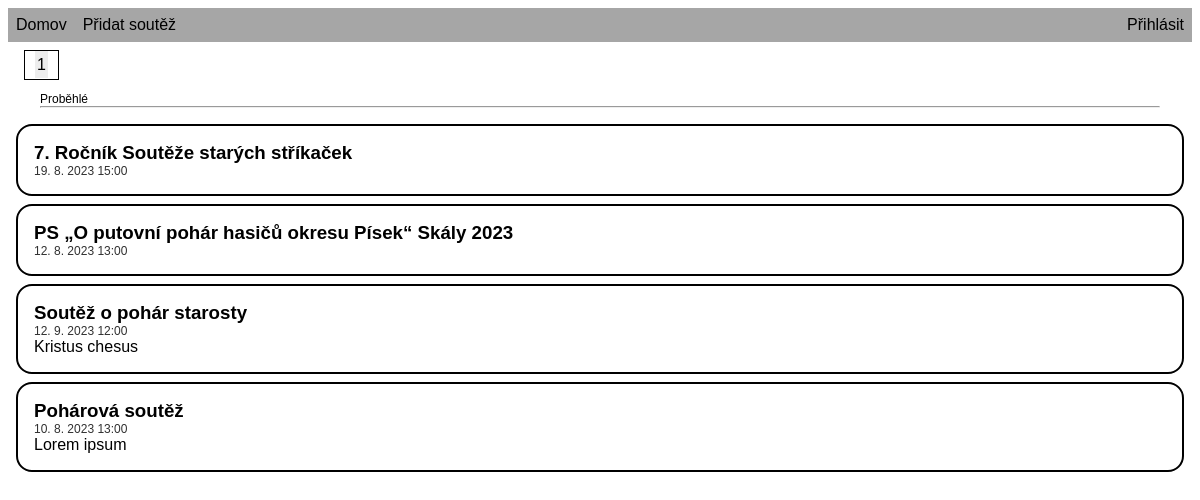
Before: / with the older database file.
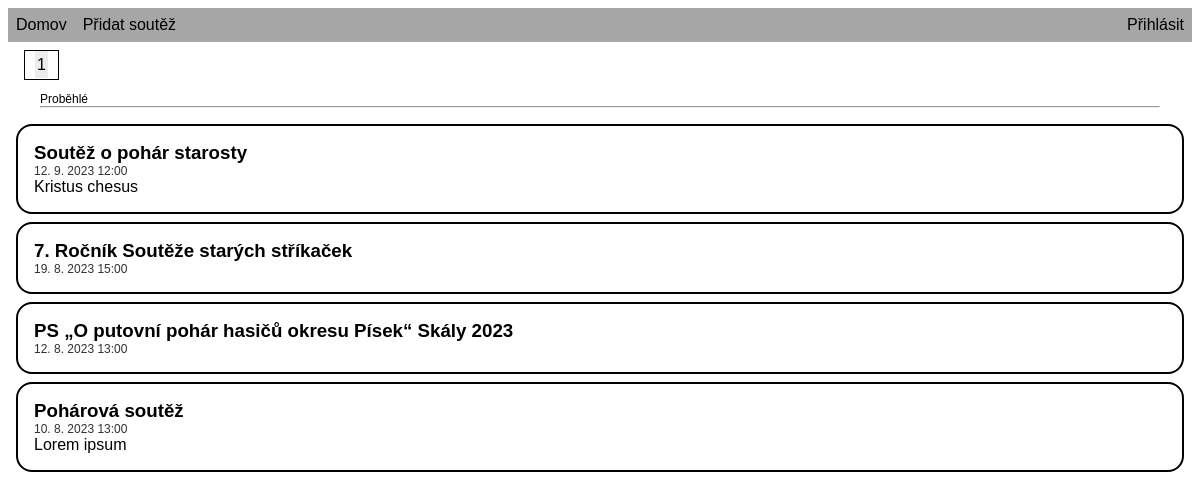
After: the same page with the newer database file.
### tables this page shows
CREATE TABLE "competition" (id INTEGER PRIMARY KEY AUTOINCREMENT UNIQUE NOT NULL, id_user INTEGER NOT NULL REFERENCES user (id), date_created DATETIME DEFAULT (CURRENT_TIMESTAMP) NOT NULL, title TEXT NOT NULL, description TEXT, proposition VARCHAR UNIQUE, date_event TIMEDATE NOT NULL, town VARCHAR NOT NULL, id_results INTEGER REFERENCES results (id) UNIQUE);

### functions.php (the view, shortened to what this page needs)
<?php
function print_competitions($competition_list){
    if(strtotime($competition_list[0]["date_event"]) > time()){
        echo "<div class='separator-div'><p class='separator-text'>Nadcházející</p>";
        echo "<hr></div>";
    }
    else{
        if($competition_list){
            echo "<div class='separator-div'><p class='separator-text'>Proběhlé</p>";
            echo "<hr></div>";
        }
    }
    for($i = 0; $i < count($competition_list); $i++){
        $competition = $competition_list[$i];
        echo "<article>";
        echo "<h3><a href='competition?id=$competition[id]'> $competition[title] </a></h3>";
        echo "<div class='date_event'>".date_format(date_create($competition["date_event"]), "j. n. Y G:i")."</div>";
        echo "<div>$competition[description]</div>";
        echo "</article>";
    }
}
?>

### index.php (shortened to what this page needs)
<?php session_start();
include("functions.php");
?>
<!DOCTYPE html>
<html lang="en">
<head>
    <link rel="stylesheet" href="zwa/static/style.css">
</head>
<body>
    <?php $db = new PDO("sqlite:" . __DIR__ . "/database.db"); ?>
    <?php include_once("header.php"); ?>
    <main>
    <?php
        $limit = 5;
        $site = 1;
        $q_count = $db->query("SELECT count(id) FROM competition");
        $comp_count = $q_count->fetchColumn();
        echo "<div class='page_nums'>";
        for($s = 0; $s*$limit < $comp_count; $s++){
            if($s+1 == $site){
                echo "<span>". $s+1 ."</span>";
            }
            else{
                echo "<a href=home?site=". $s+1 ."&limit=$limit>". $s+1 ."</a>";
            }
        }
        echo "</div>";
        $q = $db->query("SELECT * FROM competition ORDER BY date_event DESC LIMIT $limit OFFSET ".$limit*($site-1));
        $compets = $q->fetchAll(PDO::FETCH_ASSOC);
        print_competitions($compets);
    ?>
    </main>
</body>
</html>

### header.php
<header>
        <nav class="navbar">
            <ul>
                <li><a href="home">Domov</a></li>
                <li><a href="add_competition">Přidat soutěž</a></li>
                <li class='login'><a href="<?php echo !strpos($_SERVER["REQUEST_URI"], "login")?"login?next=$_SERVER[REQUEST_URI]":"login"?>"><?php echo isset($_SESSION['username'])?$_SESSION['username']:"Přihlásit"; ?></a></li>
            </ul>
        </nav>
    </header>

### static/style.css (style rules this page uses)
.navbar { display: block; background-color: #a6a6a6; }
.navbar ul { list-style-type: none; margin: 0; padding: 0; overflow: hidden; }
.navbar li { display: inline; float: left; padding: .5em; }
.navbar .login { float: right }
body { font-family: 'Helvetica', 'Arial', sans-serif; }
main { display: block; }
article { border: 2px solid; border-radius: 1em; margin: .5em; padding: 1em; }
h3 { margin: 0; }
.date_event { color: #313131; font-size: .75em; }
a { text-decoration: none; color: black; }
.separator-div { margin: 0 2em 1em; }
.separator-div p { font-size: .75em; margin-bottom: 0; }
.separator-div hr { margin: 0; }
.page_nums { border: solid 1px black; display: inline-block; padding: 5px 10px; margin: .5em 0 0 1em; }
.page_nums a, .page_nums span { padding: 5px 2px; }
.page_nums span { background-color: #ededed; }

Changed rows visible on the page:
changed competition "Soutěž o pohár starosty": moves up the list
